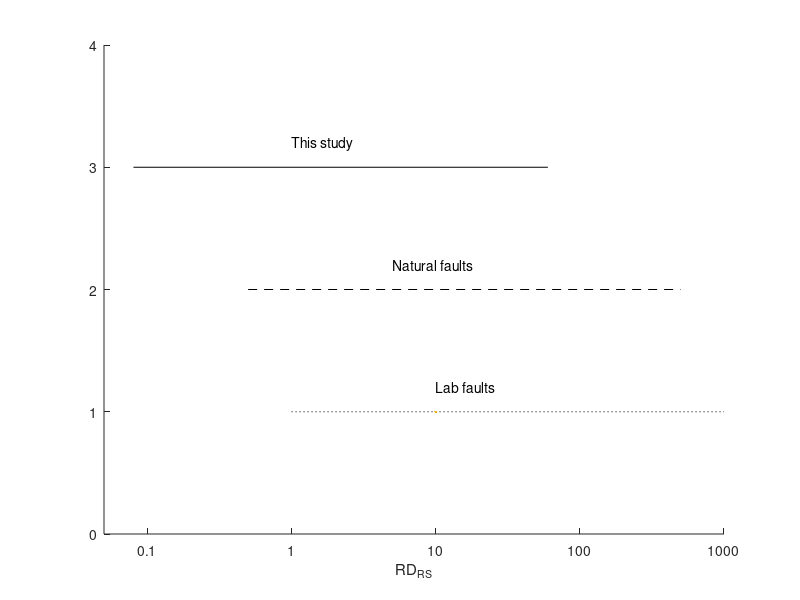

The MATLAB source for this figure: (Note: this script raises an error after producing the figure.)
%%
clear
clc
close all
figure(1);
set(0,'defaultfigurecolor','w')
set(gcf,'Position',[20 20 300 250]);%左下角位置，宽高

%%
plot([log10(1) log10(1000)],[1,1],'k:', LineWidth=1)
text(log10(10), 1.2, "Lab faults")  
hold on
plot([log10(0.5) log10(500)],[2,2],'k--', LineWidth=1)
text(log10(5), 2.2, "Natural faults")  
plot([log10(0.08)  log10(60)],[3,3],'k', LineWidth=1)
text(log10(1), 3.2, "This study")  
L = [0.1,1,10,100,1000];
xticks([log10(L)])
xticklabels([0.1 1 10 100 1000])
xlabel("RD_{RS}")
box off
axis([log10(0.05) log10(1000) 0 4])
h = gca;
h.YAxis.Visible = "off";

exportgraphics(gcf,'scale_dependence.png','Resolution',600)
